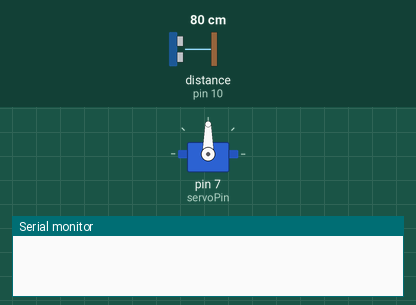
The sketch below on a simulated Arduino Uno, built with avr-gcc and run on an emulated ATmega328P. On the bench: servo, the last lines printed to the serial monitor. Wiring (inferred from the names in the program): ultrasonic range finder: trigger pin 9; echo pin 10. The inputs (shaded band) are chosen by the test bench; at power-on: distance to the obstacle (sensor on pin 10) 80 cm. The echo pulse lasts 58.3 µs per cm.

Above: at 1.2 s.
1.3 s: distance to the obstacle (sensor on pin 10) set to 2 cm
At 1.47 s:
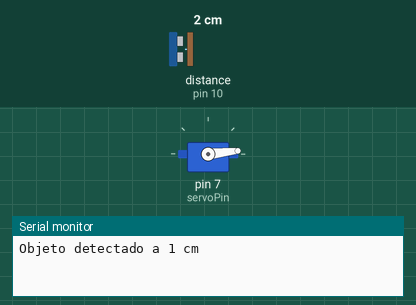
4.3 s: distance to the obstacle (sensor on pin 10) set to 4 cm
7.3 s: distance to the obstacle (sensor on pin 10) set to 18 cm
10.3 s: distance to the obstacle (sensor on pin 10) set to 9 cm
Timing chart, 0 to 14.3 s (numbered marks = the images above; inputs shaded):
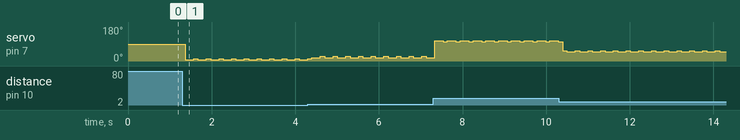

The sketch:

radar.ino
```cpp
#include <Servo.h>

const int trigPin = 9;    // Pin de salida del sensor ultrasónico (Trigger)
const int echoPin = 10;   // Pin de entrada del sensor ultrasónico (Echo)
const int servoPin = 7;   // Pin de control del servomotor
const int setDistance = 30;  // Distancia en centímetros para detectar un objeto
int distance;

Servo myServo;

void setup() {
  Serial.begin(9600);
  pinMode(trigPin, OUTPUT);
  pinMode(echoPin, INPUT);
  myServo.attach(servoPin);
  myServo.write(90);  // Inicializa el servomotor en posición central
}

void loop() {
  distance = getDistance();

  if (distance < setDistance) {
    int angle = map(distance, 0, setDistance, 0, 180);  // Mapea la distancia al ángulo del servomotor
    myServo.write(angle);  // Mueve el servomotor al ángulo calculado
    Serial.print("Objeto detectado a ");
    Serial.print(distance);
    Serial.println(" cm");
  } else {
    myServo.write(90);  // Vuelve el servomotor a la posición central
  }

  delay(100);  // Espera 100 milisegundos antes de la siguiente lectura
}

int getDistance() {
  digitalWrite(trigPin, LOW);
  delayMicroseconds(2);

  digitalWrite(trigPin, HIGH);
  delayMicroseconds(10);
  digitalWrite(trigPin, LOW);

  long duration = pulseIn(echoPin, HIGH);

  int distance = duration * 0.0344 / 2;  // Calcula la distancia en centímetros

  return distance;
}
```

Measured:
- after the input at 1.3 s, servo on pin 7 (servoPin): alternates 12° for 0.10 s and 6° for 0.20 s, starting after 0.07 s
